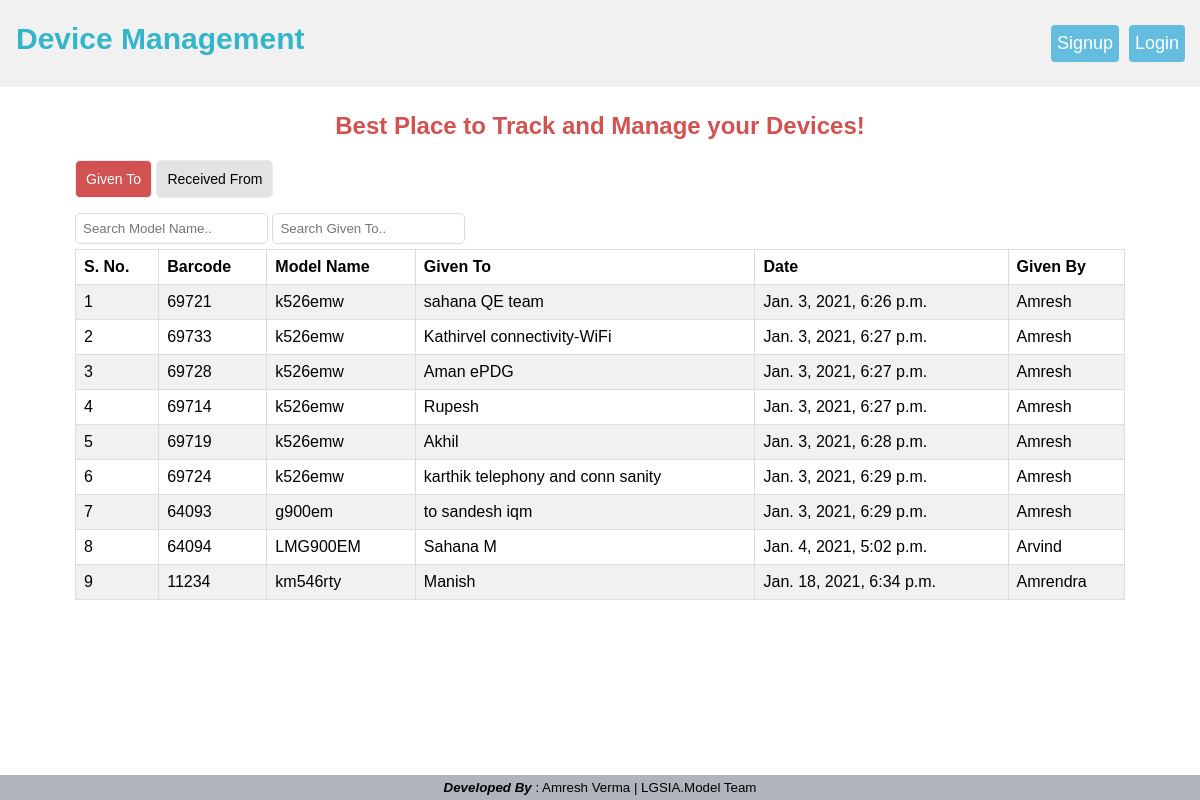
Screenshot of /device-info/ with the database file from the repository.
### deviceInfo/models.py (models this page shows, shortened)
class GivenTo(models.Model):
    user = models.ForeignKey(User, null=True, on_delete=models.CASCADE)
    barcode = models.IntegerField(default='')
    modelName = models.CharField(max_length=200, default='')
    givento = models.CharField(max_length=200, default='')
    date = models.DateTimeField(max_length=255, default='')

### deviceInfo/views.py (the view, shortened to what this page needs)
# urls.py: path('', views.index, name='index'),
def index(request):
    if request.user.is_authenticated:
        allgivento = GivenTo.objects.filter(user=request.user)
        alltakenfrom = TakenFrom.objects.filter(user=request.user)
    else:
        allgivento = GivenTo.objects.all()
        alltakenfrom = TakenFrom.objects.all()
    return render(request,"index.html",{'allgivento':allgivento, 'alltakenfrom':alltakenfrom})

### deviceInfo/templates/index.html (shortened to what this page needs)
<!DOCTYPE html>
<html lang="en">
<head>
    {% load static %}
    <link rel="stylesheet" type="text/css" href="{% static 'css/index.css' %}">
</head>
<body>
<div class="header">
  <a href="#default" class="logo">Device Management</a>
  <div class="header-right">
      {% if user.is_authenticated %}
      <a class="active" href="edit-profile" title="Edit Profile">Hello! {{user.first_name}}</a>
      <form method="POST" id="logout" action="logout" enctype="multipart/form-data">
        {% csrf_token %}
        <input type="submit" name="submit" id="submit" class="form-submit" value="Logout"/>
      </form>
      {% else %}
      <a href="signup" class="signup">Signup</a>
      <a href="login" class="login">Login</a>
      {% endif %}
  </div>
</div>
<div class="container-fluid main">
    <div class="row">
      <div class="home">
        <h2 class="form-title">Best Place to Track and Manage your Devices!</h2>
        <div class="changetab">
            <button id="a">Given To</button>
            <button id="b">Received From</button>
        </div>
      </div>
        <div class="imggrid">
            <div id="givento">
                <div id="searchmodelname">
                  <input type="text" id="searchformodelname" onkeyup="searchmodelnames()" placeholder="Search Model Name.." />
                </div>
                <div id="searchname">
                  <input type="text" id="searchforgivenby" onkeyup="searchgivenbynames()" placeholder="Search Given To.." />
                </div>
               <table id="givenby">
                  <tr>
                    <th>S. No.</th>
                    <th>Barcode</th>
                    <th>Model Name</th>
                    <th>Given To</th>
                    <th>Date</th>
                    <th>Given By</th>
                  </tr>
                  {% for given in allgivento %}
                  <tr>
                    <td>{{forloop.counter}}</td>
                    <td>{{given.barcode}}</td>
                    <td>{{given.modelName}}</td>
                    <td>{{given.givento}}</td>
                    <td>{{given.date}}</td>
                    <td>{{given.user.first_name}}</td>
                  </tr>
                  {% endfor %}
                </table>
            </div>
        </div>
    </div>
</div>
<div class="footer"><b><i>Developed By</b></i> : Amresh Verma | LGSIA.Model Team</div>
</body>
</html>

### deviceInfo/static/css/index.css (style rules this page uses)
body { margin: 0; font-family: Arial, Helvetica, sans-serif; }
.header { overflow: hidden; background-color: #f1f1f1; padding: 20px 10px; }
.header a { float: left; text-align: center; padding: 6px; text-decoration: none; font-size: 18px; line-height: 25px; border-radius: 4px; }
a.logo { font-weight: 700; font-size: 30px; color: #33b5ca; }
a.signup,a.login { padding: 6px; background-color: #64bcde; color: white; margin: 5px; }
.header-right { float: right; }
.home { text-align: center; }
h2.form-title { color: rgb(210, 82, 82); }
.main { margin: 25px; }
.imggrid { margin-left: 50px; margin-right: 50px; }
#givento { margin-bottom: 30px; }
.changetab { margin: 0px 50px 15px 50px; text-align: left; }
#a,#b { border: 1px solid #ebebeb; -webkit-border-radius: 5px; padding: 10px 10px; font-size: 14px; background-color: rgba(179, 178, 178, 0.37); }
#searchforgivenby, #searchfortakenfrom, #searchformodelname, #searchformodelname2 { padding: 7px; border: solid 1px gainsboro; margin-bottom: 5px; border-radius: 5px; }
#searchname, #searchname2, #searchmodelname2, #searchmodelname { text-align: center; display: inline; }
table { font-family: arial, sans-serif; border-collapse: collapse; width: 100%; }
td, th { border: 1px solid #dddddd; text-align: left; padding: 8px; }
tr:nth-child(even) { background-color: #dddddd6b; }
.footer { text-align: center; bottom: 0; position: fixed; width: 100%; background-color: #afb4bd; padding: 5px 0px; font-size: smaller; }

### rows the page displays
GivenTo: barcode "69721", modelName "k526emw", givento "sahana QE team", date "Jan. 3, 2021, 6:26 p.m.", user.first_name "Amresh"
GivenTo: barcode "69733", modelName "k526emw", givento "Kathirvel connectivity-WiFi", date "Jan. 3, 2021, 6:27 p.m.", user.first_name "Amresh"
GivenTo: barcode "69728", modelName "k526emw", givento "Aman ePDG", date "Jan. 3, 2021, 6:27 p.m.", user.first_name "Amresh"
GivenTo: barcode "69714", modelName "k526emw", givento "Rupesh", date "Jan. 3, 2021, 6:27 p.m.", user.first_name "Amresh"
GivenTo: barcode "69719", modelName "k526emw", givento "Akhil", date "Jan. 3, 2021, 6:28 p.m.", user.first_name "Amresh"
GivenTo: barcode "69724", modelName "k526emw", givento "karthik telephony and conn sanity", date "Jan. 3, 2021, 6:29 p.m.", user.first_name "Amresh"
GivenTo: barcode "64093", modelName "g900em", givento "to sandesh iqm", date "Jan. 3, 2021, 6:29 p.m.", user.first_name "Amresh"
GivenTo: barcode "64094", modelName "LMG900EM", givento "Sahana M", date "Jan. 4, 2021, 5:02 p.m.", user.first_name "Arvind"
GivenTo: barcode "11234", modelName "km546rty", givento "Manish", date "Jan. 18, 2021, 6:34 p.m.", user.first_name "Amrendra"
